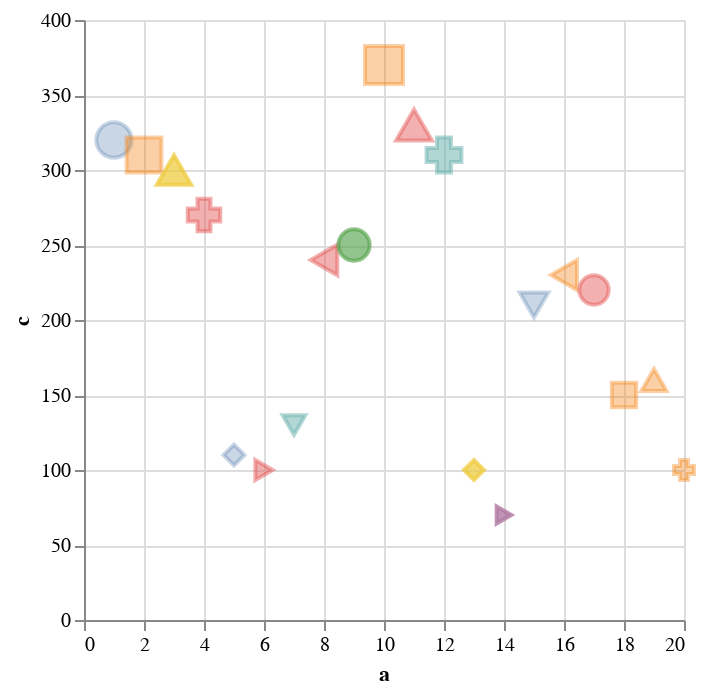

The notebook cell this image was saved under:
### Code cell
alt.Chart(random_df).mark_point().encode(
    alt.X("a"),
    alt.Y("c"),
    alt.Color("b", legend=None),
    alt.Size("c", legend=None),
    alt.Shape("a:N", legend=None),
    alt.Fill("b", legend=None),
    alt.Opacity("b", legend=None),
)

### Figure 1 — Vega-Lite specification as saved in the notebook (floating-point values rounded to 4 significant figures)
{"config": {"view": {"continuousWidth": 300, "continuousHeight": 300}}, "data": {"name": "data-11887e965dfb0864ae959048d77cb37f"}, "mark": {"type": "point"}, "encoding": {"color": {"field": "b", "legend": null, "type": "nominal"}, "fill": {"field": "b", "legend": null, "type": "nominal"}, "opacity": {"field": "b", "legend": null, "type": "nominal"}, "shape": {"field": "a", "legend": null, "type": "nominal"}, "size": {"field": "c", "legend": null, "type": "quantitative"}, "x": {"field": "a", "type": "quantitative"}, "y": {"field": "c", "type": "quantitative"}}, "$schema": "https://vega.github.io/schema/vega-lite/v5.20.1.json", "datasets": {"data-11887e965dfb0864ae959048d77cb37f": [{"a": 1, "b": "a", "c": 320}, {"a": 2, "b": "b", "c": 310}, {"a": 3, "b": "q", "c": 300}, {"a": 4, "b": "c", "c": 270}, {"a": 5, "b": "a", "c": 110}, {"a": 6, "b": "c", "c": 100}, {"a": 7, "b": "n", "c": 130}, {"a": 8, "b": "c", "c": 240}, {"a": 9, "b": "p", "c": 250}, {"a": 10, "b": "b", "c": 370}, {"a": 11, "b": "c", "c": 330}, {"a": 12, "b": "n", "c": 310}, {"a": 13, "b": "q", "c": 100}, {"a": 14, "b": "r", "c": 70}, {"a": 15, "b": "a", "c": 210}, {"a": 16, "b": "b", "c": 230}, {"a": 17, "b": "c", "c": 220}, {"a": 18, "b": "b", "c": 150}, {"a": 19, "b": "b", "c": 160}, {"a": 20, "b": "b", "c": 100}]}}
